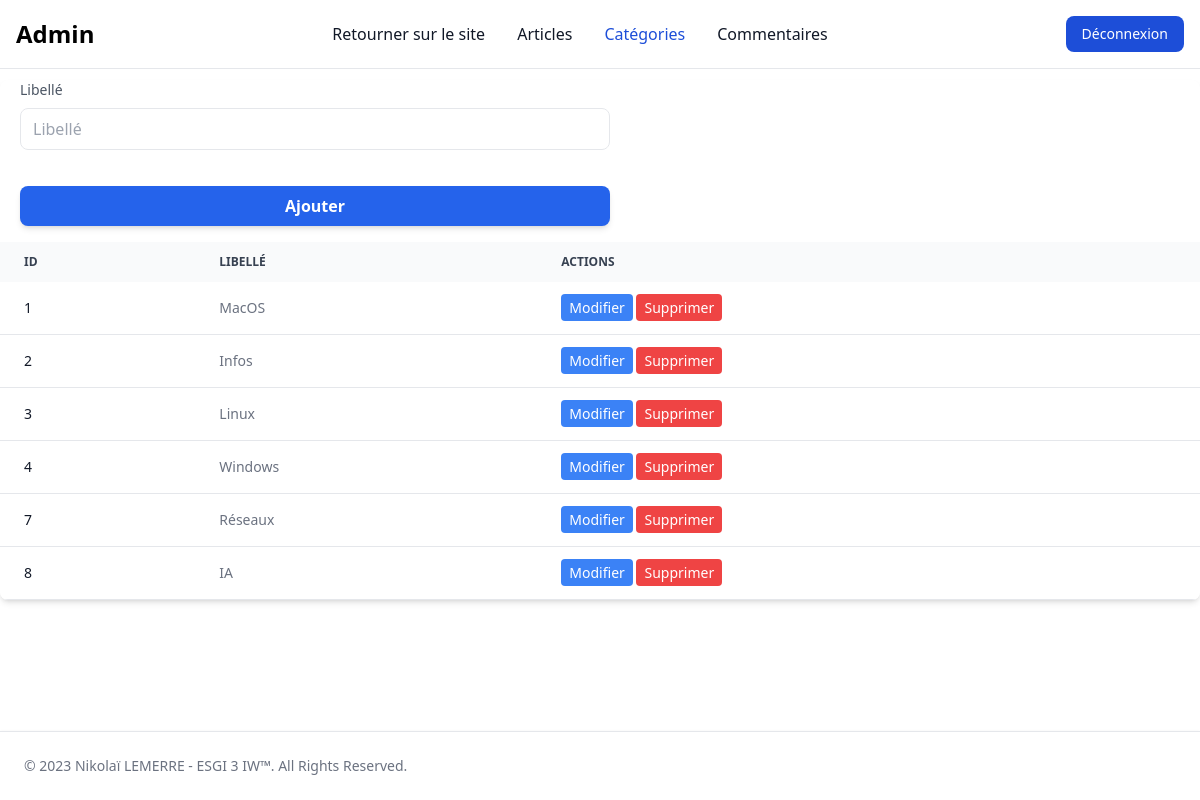
The page /admin/categories (signed in) on the database its author committed.
### tables this page shows
CREATE TABLE `categories` (
  `id` int(11) NOT NULL,
  `libelle` varchar(255) DEFAULT NULL
);

### controllers/AdminController.php (called while the page is built, shortened)
<?php
include_once "model/engine/CategorieEngine.php";
class AdminController
{
    public function renderCategories()
    {
        $categories = new \controllers\CategoriesController();
        $_SESSION['categories'] = $categories->showAllInObject();
        include_once("views/admin/cat.php");
    }
}

### model/Categorie.php (called while the page is built, shortened)
<?php
class Categorie
{
    private $id;
    private $libelle;
    public function __construct($id)
    {
        $query = new CategorieEngine();
        $category = $query->getCategorie($id);
        $this->id = $category['id'];
        $this->libelle = $category['libelle'];
    }
    public function getId(): mixed
    {
        return $this->id;
    }
    public function getLibelle(): mixed
    {
        return $this->libelle;
    }
}

### model/engine/CategorieEngine.php (called while the page is built, shortened)
<?php
class CategorieEngine
{
    public function getCategories()
    {
        $bdd = new DbController();
        $bdd = $bdd->dbConnect();
        $req = $bdd->prepare('SELECT * FROM categories');
        $req->execute();
        $categories = $req->fetchAll();
        return $categories;
    }
    public function getCategorie($id)
    {
        $bdd = new DbController();
        $bdd = $bdd->dbConnect();
        $req = $bdd->prepare('SELECT * FROM categories WHERE id = :id');
        $req->execute(array('id' => $id));
        $categorie = $req->fetch();
        return $categorie;
    }
}

### controllers/CategoriesController.php (called while the page is built, shortened)
<?php
require_once 'model/engine/CategorieEngine.php';
require_once 'model/Categorie.php';
class CategoriesController
{
    public function showAllInObject(): array
    {
        $categories = new \model\engine\CategorieEngine();
        $categories = $categories->getCategories();
        return array_map(function ($category) {
            return new \model\Categorie($category['id']);
        }, $categories);
    }
}

### views/admin/cat.php (the view)
<div class="bg-white dark:bg-gray-800 rounded-lg shadow-md mt-20 mb-20 relative overflow-x-auto">
    <form method="post" action="/admin/category/create" class="ml-5">
        <div class="flex flex-col md:flex-row md:space-x-3 mb-3">
            <div class="w-1/2">
                <label class="block mb-2 text-sm text-gray-600 dark:text-gray-400" for="libelle">Libellé</label>
                <input
                        class="w-full px-3 py-2 text-gray-700 border rounded-lg focus:outline-none dark:bg-gray-800 dark:text-gray-300 dark:border-gray-600"
                        id="libelle" name="libelle" type="text" placeholder="Libellé" aria-label="Libellé"/>
            </div>
        </div>
        <div class="flex flex-col md:flex-row md:space-x-3 mb-3">
            <div class="w-1/2">
                <button type="submit"
                        class="block w-full px-4 py-2 mt-6 text-base font-semibold text-center text-white transition duration-200 ease-in bg-blue-600 rounded-lg shadow-md hover:bg-blue-700 focus:ring-blue-500 focus:ring-offset-blue-200 focus:outline-none focus:ring-2 focus:ring-offset-2 ">
                    Ajouter
                </button>
            </div>
        </div>
    </form>
    <table class="w-full text-sm text-left rtl:text-right text-gray-500 dark:text-gray-400">
        <thead class="text-xs text-gray-700 uppercase bg-gray-50 dark:bg-gray-700 dark:text-gray-400">
        <tr>
            <th class="px-6 py-3">ID</th>
            <th class="px-6 py-3">Libellé</th>
            <th class="px-6 py-3">Actions</th>
        </tr>
        </thead>
        <tbody>
        <?php foreach ($_SESSION['categories'] as $category) { ?>
            <tr class="bg-white border-b dark:bg-gray-800 dark:border-gray-700">
                <td class="px-6 py-4 font-medium text-gray-900 whitespace-nowrap dark:text-white"><?php echo $category->getId(); ?></td>
                <td class="px-6 py-4"><?php echo $category->getLibelle() ?></td>
                <td class="px-6 py-4">
                    <a href="/admin/category/edit?id=<?php echo $category->Getid(); ?>"
                       class="text-sm bg-blue-500 hover:bg-blue-700 text-white py-1 px-2 rounded focus:outline-none focus:shadow-outline">Modifier</a>
                    <a href="/admin/category/delete?id=<?php echo $category->Getid(); ?>"
                       class="text-sm bg-red-500 hover:bg-red-700 text-white py-1 px-2 rounded focus:outline-none focus:shadow-outline">Supprimer</a>
                </td>
            </tr>
        <?php } ?>
        </tbody>
    </table>
</div>

### rows shown on the page
categories: id "1", libelle "MacOS"
categories: id "2", libelle "Infos"
categories: id "3", libelle "Linux"
categories: id "4", libelle "Windows"
categories: id "7", libelle "Réseaux"
categories: id "8", libelle "IA"
